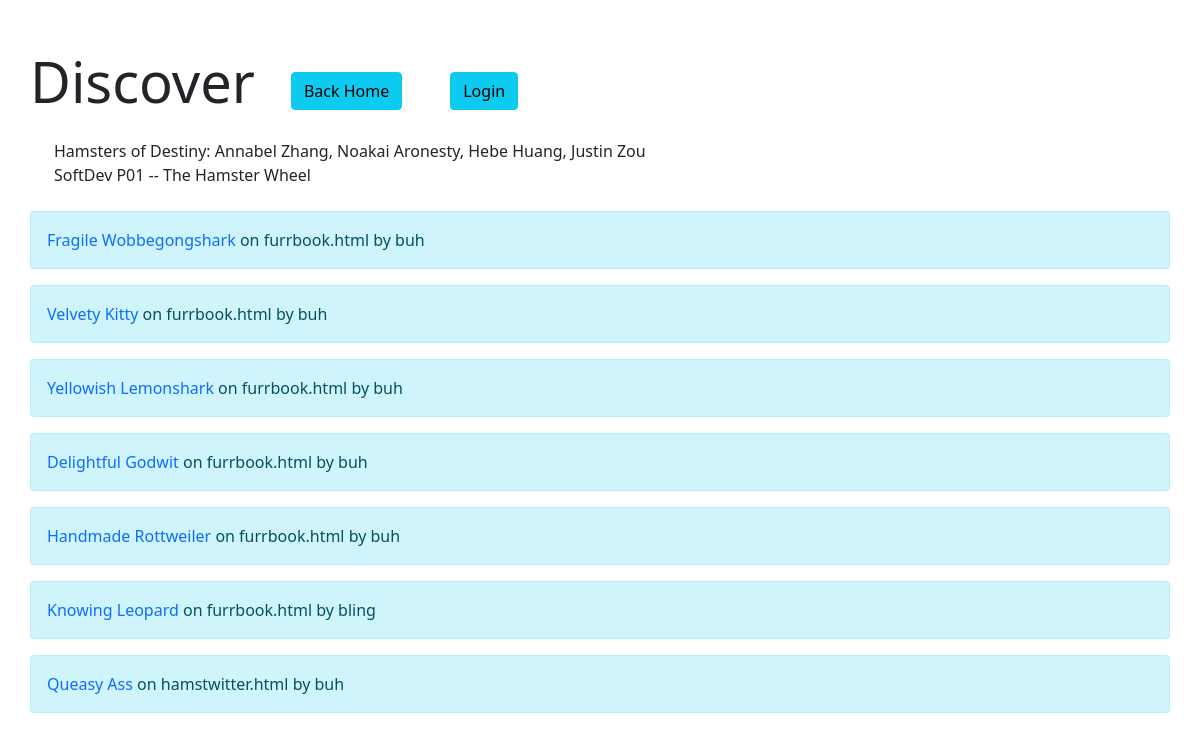
The app's page /discover with its own data.
### tables this page shows
CREATE TABLE profiles (pid INTEGER, name TEXT, username TEXT, template TEXT, pfp TEXT, banner TEXT, adjective TEXT, animal TEXT, joke TEXT, catFact TEXT, weatherFact TEXT, meme1 TEXT, meme2 TEXT, age TEXT, location TEXT, genre TEXT, date TEXT, year TEXT);

### __init__.py (the view)
@app.route("/discover", methods=['GET', 'POST'])
def discover():
    try:
        discoverList = []
        db = sqlite3.connect(DB_FILE)
        c = db.cursor()
        query = c.execute('SELECT name, template, username FROM profiles')
        convert = list(query) #turns tuple into list
    except:
        return render_template("home.html")
    return render_template("discover.html", list=convert)

### templates/discover.html (shortened to what this page needs)
<!DOCTYPE html>
<html lang="en" dir="ltr">
<head>
    <link href="https://cdn.jsdelivr.net/npm/bootstrap@5.1.3/dist/css/bootstrap.min.css" rel="stylesheet"
>
    <link href="../static/css/dtStyle.css" rel="stylesheet">
</head>
<body id="top">
<br>
<div class="container pt-4 pb-3 rounded">
    <div class="row row-cols-auto">
        <div class="col p-0">
            <h1 class="fw-light display-4" id="title">Discover</h1>
        </div>
        <div class="col pt-4">
            <div class="container">
                <form action="/" method='GET'>
                    <button type="submit" class="btn btn-info" formaction="/">Back Home</button>
                </form>
            </div>
        </div>
        <div class="col pt-4">
            {% if session['username'] %}
            <form action="/logout" method='GET'>
                <button type="submit" class="btn btn-danger" formaction="/logout">Logout</button>
            </form>
            {% else %}
            <form action="/login" method='GET'>
                <button type="submit" class="btn btn-info" formaction="/login">Login</button>
            </form>
            {% endif %}
        </div>
    </div>
</div>
<div class="container p-4 pt-0 rounded">
    Hamsters of Destiny: Annabel Zhang, Noakai Aronesty, Hebe Huang, Justin Zou<br>
    SoftDev P01 -- The Hamster Wheel<br>
</div>
{% set NAME = 0 %}
{% set TEMPLATE = 1 %}
{% set USERNAME = 2 %}
{% for user in list %}
<div class="container user-container alert alert-info">
    <div class="row p-0 m-0">
        <div class="col-11 p-0 m-0">
            <a class="profile" style="text-decoration: none;" href="/{{user[NAME]}}"> {{user[NAME]}}</a> on
            <span class="template"> {{user[TEMPLATE]}} by {{user[USERNAME]}} </span>
        </div>
    </div>
</div>
{% endfor %}
</body>
</html>

### static/css/dtStyle.css (style rules this page uses)
form { display: inline; }

### records on screen
profiles: name "Fragile Wobbegongshark", template "furrbook.html", username "buh"
profiles: name "Velvety Kitty", template "furrbook.html", username "buh"
profiles: name "Yellowish Lemonshark", template "furrbook.html", username "buh"
profiles: name "Delightful Godwit", template "furrbook.html", username "buh"
profiles: name "Handmade Rottweiler", template "furrbook.html", username "buh"
profiles: name "Knowing Leopard", template "furrbook.html", username "bling"
profiles: name "Queasy Ass", template "hamstwitter.html", username "buh"
